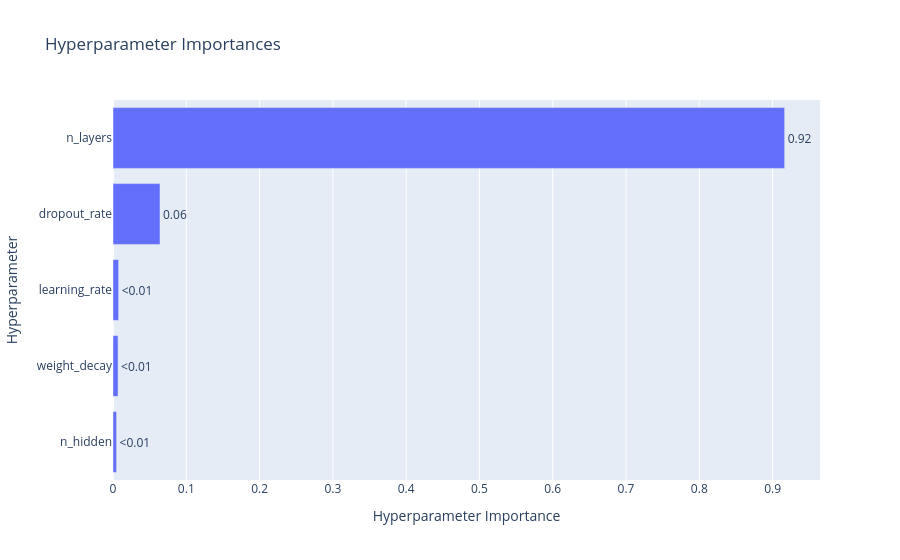

Source (notebook cell):
### Code cell
optuna.visualization.plot_param_importances(study)

### Figure 1 — Plotly figure (JSON) as saved in the notebook; plotly's stock layout.template omitted (floating-point values rounded to 4 significant figures)
{"data": [{"cliponaxis": false, "hovertemplate": ["n_hidden (IntDistribution): 0.00486791315739229<extra></extra>", "weight_decay (FloatDistribution): 0.006886985208902066<extra></extra>", "learning_rate (FloatDistribution): 0.007679611114585711<extra></extra>", "dropout_rate (FloatDistribution): 0.06412742839756236<extra></extra>", "n_layers (IntDistribution): 0.9164380621215575<extra></extra>"], "name": "val_loss", "orientation": "h", "text": ["<0.01", "<0.01", "<0.01", "0.06", "0.92"], "textposition": "outside", "type": "bar", "x": [0.004868, 0.006887, 0.00768, 0.06413, 0.9164], "y": ["n_hidden", "weight_decay", "learning_rate", "dropout_rate", "n_layers"]}], "layout": {"title": {"text": "Hyperparameter Importances"}, "xaxis": {"title": {"text": "Hyperparameter Importance"}}, "yaxis": {"title": {"text": "Hyperparameter"}}}}
